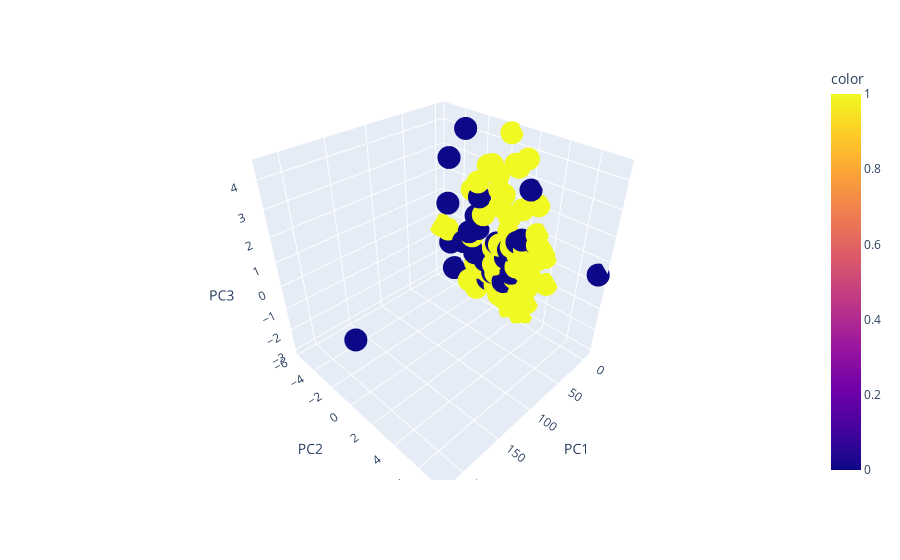

This figure's notebook cell:
### Code cell
labels = data_df_avg_W["sex"].values
pca = PCA(n_components=3)
results = pca.fit_transform(aitchison_normalization(data_df_avg_W.drop(columns="sex")))


px.scatter_3d(pd.DataFrame(results, columns=["PC1", "PC2", "PC3"]), x="PC1", y="PC2", z="PC3", color=labels)
